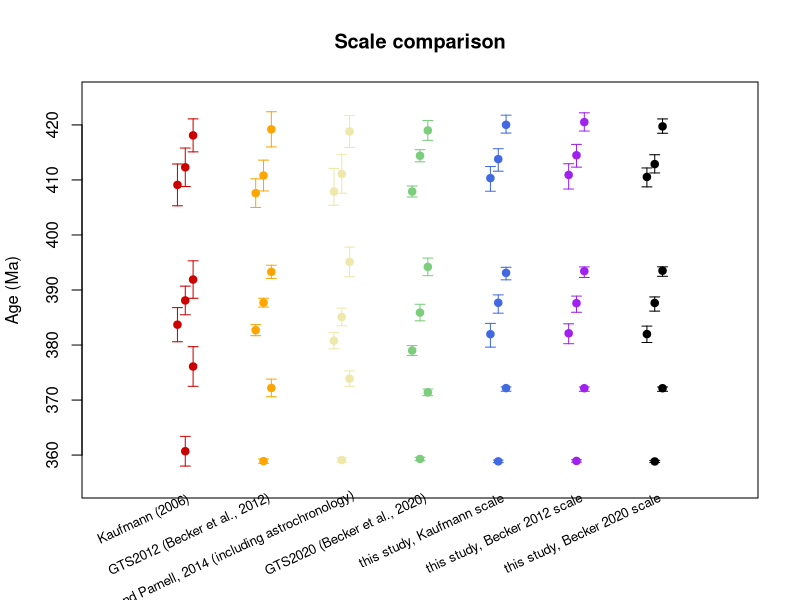

The R script that drew this image:
# This script creates a graph to compare the Stage base ages from different 
# scales from the literature and from this project.

# Updated 2020.08.28 CH

## IMPORT TABLE OF VALUES ------------------------------------------------------

# Clear all from workspace/environment.
  # rm(list = ls())  # Uncomment if needed

# Read in table of ages and uncertainties for each scale.
DF <- read.csv("Lit_ages_and_result_ages.csv",
               header = TRUE)

## MAKE PLOT -------------------------------------------------------------------

# Make a list of x labels.
xlabels <- c("Kaufmann (2006)",	
             "GTS2012 (Becker et al., 2012)",	
             "De Vleeschouwer and Parnell, 2014 (including astrochronology)",	
             "GTS2020 (Becker et al., 2020)",	
             "this study, Kaufmann scale",	
             "this study, Becker 2012 scale",	
             "this study, Becker 2020 scale")


# Plot Kaufmann (2006) literature values.
plot(xlab = "",
  xlim = c(0, 8),
     ylab = "Age (Ma)",
     ylim = c(355, 425),
     main = "Scale comparison",
     x = DF$lit_Kaufmann_x, 
     y = DF$lit_Kaufmann_age,
     pch = 19, col = "red3",
     xaxt = "n")
arrows(x0 = DF$lit_Kaufmann_x,
       y0 = DF$lit_Kaufmann_age - DF$lit_Kaufmann_uncertaintyminus,
       y1 = DF$lit_Kaufmann_age + DF$lit_Kaufmann_uncertaintyplus,
       length = 0.05, angle = 90, code = 3, col = "red3")
text(x = 1:7, y = par("usr")[3] - 0.45, labels = xlabels,
     xpd = NA, srt = 25, adj = 0.965, cex = 0.8)

# Plot Becker et al. (2012) literature values.
points(x = DF$lit_Becker2012_x, 
       y = DF$lit_Becker2012_age,
       pch = 19, col = "orange")
arrows(x0 = DF$lit_Becker2012_x,
       y0 = DF$lit_Becker2012_age - DF$lit_Becker2012_uncertaintyminus,
       y1 = DF$lit_Becker2012_age + DF$lit_Becker2012_uncertaintyplus,
       length = 0.05, angle = 90, code = 3, col = "orange")

# Plot De Vleeschouwer and Parnell (2014) literature values.
points(x = DF$lit_DeVandP2014_x, 
       y = DF$lit_DeVandP2014_age,
       pch = 19, col = "palegoldenrod")
arrows(x0 = DF$lit_DeVandP2014_x,
       y0 = DF$lit_DeVandP2014_age - DF$lit_DeVandP2014_uncertaintyminus,
       y1 = DF$lit_DeVandP2014_age + DF$lit_DeVandP2014_uncertaintyplus,
       length = 0.05, angle = 90, code = 3, col = "palegoldenrod")


# Plot Becker et al. (2020) literature values.
points(x = DF$lit_Becker2020_x, 
       y = DF$lit_Becker2020_age,
       pch = 19, col = "palegreen3")
arrows(x0 = DF$lit_Becker2020_x,
       y0 = DF$lit_Becker2020_age - DF$lit_Becker2020_uncertaintyminus,
       y1 = DF$lit_Becker2020_age + DF$lit_Becker2020_uncertaintyplus,
       length = 0.05, angle = 90, code = 3, col = "palegreen3")

# Plot Kaufmann scale model values.
points(x = DF$Kaufmann_x, 
       y = DF$Kaufmann_age,
       pch = 19, col = "royalblue")
arrows(x0 = DF$Kaufmann_x,
       y0 = DF$Kaufmann_age - DF$Kaufmann_uncertaintyminus,
       y1 = DF$Kaufmann_age + DF$Kaufmann_uncertaintyplus,
       length = 0.05, angle = 90, code = 3, col = "royalblue")

# Plot Becker 2012 scale model values.
points(x = DF$Becker2012_x, 
       y = DF$Becker2012_age,
       pch = 19, col = "purple")
arrows(x0 = DF$Becker2012_x,
       y0 = DF$Becker2012_age - DF$Becker2012_uncertaintyminus,
       y1 = DF$Becker2012_age + DF$Becker2012_uncertaintyplus,
       length = 0.05, angle = 90, code = 3, col = "purple")

# Plot Becker 2020 scale model values.
points(x = DF$Becker2020_x, 
       y = DF$Becker2020_age,
       pch = 19, col = "black")
arrows(x0 = DF$Becker2020_x,
       y0 = DF$Becker2020_age - DF$Becker2020_uncertaintyminus,
       y1 = DF$Becker2020_age + DF$Becker2020_uncertaintyplus,
       length = 0.05, angle = 90, code = 3, col = "black")
